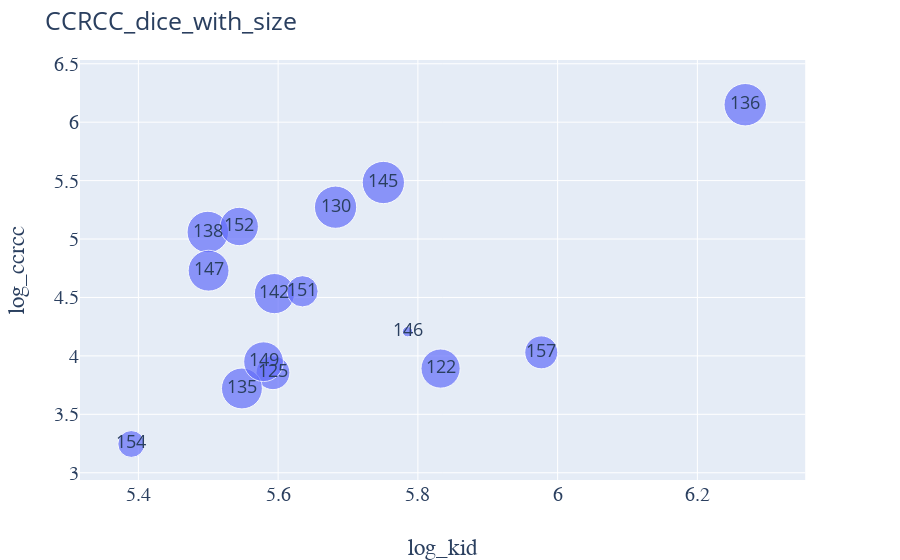

Here is the notebook cell this chart was saved with:
### Code cell
import plotly.express as px
fig = px.scatter(cou_df2, x="log_kid", y="log_ccrcc",text='cid', size='dice',size_max=30,hover_name='cid')
fig.update_layout(title_text="CCRCC_dice_with_size",titlefont={"size": 25},font={'size':18})
fig.update_xaxes(title_font=dict(size=23, family='Courier'))
fig.update_yaxes(tickfont=dict(family='Courier', size=20))
fig.update_xaxes(tickfont=dict(family='Courier', size=20))
fig.update_yaxes(title_font=dict(size=23, family='Courier'))
fig.show()

### Figure 1 — Plotly figure (JSON) as saved in the notebook; plotly's stock layout.template omitted (floating-point values rounded to 4 significant figures)
{"data": [{"hoverlabel": {"namelength": 0}, "hovertemplate": "<b>%{hovertext}</b><br><br>log_kid=%{x}<br>log_ccrcc=%{y}<br>dice=%{marker.size}<br>cid=%{text}", "hovertext": [122, 125, 130, 135, 136, 138, 142, 145, 146, 147, 149, 151, 152, 154, 157], "legendgroup": "", "marker": {"color": "#636efa", "size": [0.786, 0.587, 0.914, 0.857, 0.922, 0.886, 0.826, 0.916, 0.055, 0.855, 0.809, 0.502, 0.755, 0.37, 0.558], "sizemode": "area", "sizeref": 0.001024, "symbol": "circle"}, "mode": "markers+text", "name": "", "showlegend": false, "text": [122, 125, 130, 135, 136, 138, 142, 145, 146, 147, 149, 151, 152, 154, 157], "type": "scatter", "x": [5.832, 5.593, 5.682, 5.548, 6.268, 5.499, 5.595, 5.751, 5.785, 5.5, 5.579, 5.635, 5.544, 5.39, 5.977], "xaxis": "x", "y": [3.892, 3.856, 5.273, 3.721, 6.149, 5.06, 4.533, 5.484, 4.207, 4.729, 3.95, 4.553, 5.107, 3.246, 4.03], "yaxis": "y"}], "layout": {"autosize": true, "font": {"size": 18}, "legend": {"itemsizing": "constant", "tracegroupgap": 0}, "margin": {"t": 60}, "title": {"font": {"size": 25}, "text": "CCRCC_dice_with_size"}, "xaxis": {"anchor": "y", "autorange": true, "domain": [0, 0.98], "range": [5.315, 6.356], "tickfont": {"family": "Courier", "size": 20}, "title": {"font": {"family": "Courier", "size": 23}, "text": "log_kid"}, "type": "linear"}, "yaxis": {"anchor": "x", "autorange": true, "domain": [0, 1], "range": [2.877, 6.623], "tickfont": {"family": "Courier", "size": 20}, "title": {"font": {"family": "Courier", "size": 23}, "text": "log_ccrcc"}, "type": "linear"}}}
